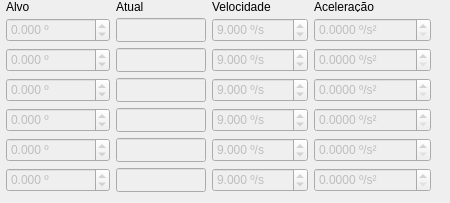
      <widget class="QWidget" name="tabAngulosDasJuntas">
       <attribute name="title">
        <string>Ângulos das juntas (graus)</string>
       </attribute>
       <widget class="QWidget" name="layoutWidget">
        <property name="geometry">
         <rect>
          <x>0</x>
          <y>1</y>
          <width>441</width>
          <height>193</height>
         </rect>
        </property>
        <layout class="QGridLayout" name="layoutPosAngulos">
         <property name="horizontalSpacing">
          <number>0</number>
         </property>
         <item row="0" column="0">
          <widget class="QLabel" name="lblAlvoAng">
           <property name="minimumSize">
            <size>
             <width>0</width>
             <height>11</height>
            </size>
           </property>
           <property name="maximumSize">
            <size>
             <width>16777215</width>
             <height>11</height>
            </size>
           </property>
           <property name="text">
            <string>Alvo</string>
           </property>
          </widget>
         </item>
         <item row="0" column="1">
          <widget class="QLabel" name="lblAtualAng">
           <property name="minimumSize">
            <size>
             <width>0</width>
             <height>11</height>
            </size>
           </property>
           <property name="maximumSize">
            <size>
             <width>16777215</width>
             <height>11</height>
            </size>
           </property>
           <property name="text">
            <string>Atual</string>
           </property>
          </widget>
         </item>
         <item row="0" column="2">
          <widget class="QLabel" name="lblVelocidadeAng">
           <property name="minimumSize">
            <size>
             <width>0</width>
             <height>11</height>
            </size>
           </property>
           <property name="maximumSize">
            <size>
             <width>16777215</width>
             <height>11</height>
            </size>
           </property>
           <property name="text">
            <string>Velocidade</string>
           </property>
          </widget>
         </item>
         <item row="0" column="3">
          <widget class="QLabel" name="lblAceleracaoAng">
           <property name="minimumSize">
            <size>
             <width>0</width>
             <height>11</height>
            </size>
           </property>
           <property name="maximumSize">
            <size>
             <width>16777215</width>
             <height>11</height>
            </size>
           </property>
           <property name="text">
            <string>Aceleração</string>
           </property>
          </widget>
         </item>
         <item row="1" column="0">
          <widget class="QDoubleSpinBox" name="spnJ0AlvoGraus">
           <property name="enabled">
            <bool>false</bool>
           </property>
           <property name="minimumSize">
            <size>
             <width>104</width>
             <height>24</height>
            </size>
           </property>
           <property name="maximumSize">
            <size>
             <width>104</width>
             <height>24</height>
            </size>
           </property>
           <property name="keyboardTracking">
            <bool>false</bool>
           </property>
           <property name="suffix">
            <string> º</string>
           </property>
           <property name="decimals">
            <number>3</number>
           </property>
           <property name="minimum">
            <double>-9999.000000000000000</double>
           </property>
           <property name="maximum">
            <double>9999.000000000000000</double>
           </property>
           <property name="singleStep">
            <double>0.000000000000000</double>
           </property>
          </widget>
         </item>
         <item row="1" column="1">
          <widget class="QLineEdit" name="edtJ0AtualGraus">
           <property name="enabled">
            <bool>false</bool>
           </property>
           <property name="sizePolicy">
            <sizepolicy hsizetype="Preferred" vsizetype="Fixed">
             <horstretch>0</horstretch>
             <verstretch>0</verstretch>
            </sizepolicy>
           </property>
           <property name="minimumSize">
            <size>
             <width>90</width>
             <height>24</height>
            </size>
           </property>
           <property name="maximumSize">
            <size>
             <width>90</width>
             <height>24</height>
            </size>
           </property>
           <property name="text">
            <string/>
           </property>
          </widget>
         </item>
         <item row="1" column="2">
          <widget class="QDoubleSpinBox" name="spnJ0VelGrausPorSeg">
           <property name="enabled">
            <bool>false</bool>
           </property>
           <property name="minimumSize">
            <size>
             <width>66</width>
             <height>24</height>
            </size>
           </property>
           <property name="maximumSize">
            <size>
             <width>96</width>
             <height>24</height>
            </size>
           </property>
           <property name="keyboardTracking">
            <bool>false</bool>
           </property>
           <property name="suffix">
            <string> º/s</string>
           </property>
           <property name="decimals">
            <number>3</number>
           </property>
           <property name="maximum">
            <double>9999.000000000000000</double>
           </property>
           <property name="singleStep">
            <double>0.000000000000000</double>
           </property>
           <property name="value">
            <double>9.000000000000000</double>
           </property>
          </widget>
         </item>
         <item row="1" column="3">
          <widget class="QDoubleSpinBox" name="spnJ0AclGrausPorSegQuad">
           <property name="enabled">
            <bool>false</bool>
           </property>
           <property name="minimumSize">
            <size>
             <width>117</width>
             <height>24</height>
            </size>
           </property>
           <property name="maximumSize">
            <size>
             <width>117</width>
             <height>24</height>
            </size>
           </property>
           <property name="keyboardTracking">
            <bool>false</bool>
           </property>
           <property name="suffix">
            <string> º/s²</string>
           </property>
           <property name="decimals">
            <number>4</number>
           </property>
           <property name="maximum">
            <double>9999.000000000000000</double>
           </property>
           <property name="singleStep">
            <double>0.000000000000000</double>
           </property>
          </widget>
         </item>
         <item row="2" column="0">
          <widget class="QDoubleSpinBox" name="spnJ1AlvoGraus">
           <property name="enabled">
            <bool>false</bool>
           </property>
           <property name="minimumSize">
            <size>
             <width>104</width>
             <height>24</height>
            </size>
           </property>
           <property name="maximumSize">
            <size>
             <width>104</width>
             <height>24</height>
            </size>
           </property>
           <property name="keyboardTracking">
            <bool>false</bool>
           </property>
           <property name="suffix">
            <string> º</string>
           </property>
           <property name="decimals">
            <number>3</number>
           </property>
           <property name="minimum">
            <double>-9999.000000000000000</double>
           </property>
           <property name="maximum">
            <double>9999.000000000000000</double>
           </property>
           <property name="singleStep">
            <double>0.000000000000000</double>
           </property>
          </widget>
         </item>
         <item row="2" column="1">
          <widget class="QLineEdit" name="edtJ1AtualGraus">
           <property name="enabled">
            <bool>false</bool>
           </property>
           <property name="sizePolicy">
            <sizepolicy hsizetype="Preferred" vsizetype="Fixed">
             <horstretch>0</horstretch>
             <verstretch>0</verstretch>
            </sizepolicy>
           </property>
           <property name="minimumSize">
            <size>
             <width>90</width>
             <height>24</height>
            </size>
           </property>
           <property name="maximumSize">
            <size>
             <width>90</width>
             <height>24</height>
            </size>
           </property>
           <property name="text">
            <string/>
           </property>
          </widget>
         </item>
         <item row="2" column="2">
          <widget class="QDoubleSpinBox" name="spnJ1VelGrausPorSeg">
           <property name="enabled">
            <bool>false</bool>
           </property>
           <property name="minimumSize">
            <size>
             <width>66</width>
             <height>24</height>
            </size>
           </property>
           <property name="maximumSize">
            <size>
             <width>96</width>
             <height>24</height>
            </size>
           </property>
           <property name="keyboardTracking">
            <bool>false</bool>
           </property>
           <property name="suffix">
            <string> º/s</string>
           </property>
           <property name="decimals">
            <number>3</number>
           </property>
           <property name="maximum">
            <double>9999.000000000000000</double>
           </property>
           <property name="singleStep">
            <double>0.000000000000000</double>
           </property>
           <property name="value">
            <double>9.000000000000000</double>
           </property>
          </widget>
         </item>
         <item row="2" column="3">
          <widget class="QDoubleSpinBox" name="spnJ1AclGrausPorSegQuad">
           <property name="enabled">
            <bool>false</bool>
           </property>
           <property name="minimumSize">
            <size>
             <width>117</width>
             <height>24</height>
            </size>
           </property>
           <property name="maximumSize">
            <size>
             <width>117</width>
             <height>24</height>
            </size>
           </property>
           <property name="keyboardTracking">
            <bool>false</bool>
           </property>
           <property name="suffix">
            <string> º/s²</string>
           </property>
           <property name="decimals">
            <number>4</number>
           </property>
           <property name="maximum">
            <double>9999.000000000000000</double>
           </property>
           <property name="singleStep">
            <double>0.000000000000000</double>
           </property>
          </widget>
         </item>
         <item row="3" column="0">
          <widget class="QDoubleSpinBox" name="spnJ2AlvoGraus">
           <property name="enabled">
            <bool>false</bool>
           </property>
           <property name="minimumSize">
            <size>
             <width>104</width>
             <height>24</height>
            </size>
           </property>
           <property name="maximumSize">
            <size>
             <width>104</width>
             <height>24</height>
            </size>
           </property>
           <property name="keyboardTracking">
            <bool>false</bool>
           </property>
           <property name="suffix">
            <string> º</string>
           </property>
           <property name="decimals">
            <number>3</number>
           </property>
           <property name="minimum">
            <double>-9999.000000000000000</double>
           </property>
           <property name="maximum">
            <double>9999.000000000000000</double>
           </property>
           <property name="singleStep">
            <double>0.000000000000000</double>
           </property>
           <property name="value">
            <double>0.000000000000000</double>
           </property>
          </widget>
         </item>
         <item row="3" column="1">
          <widget class="QLineEdit" name="edtJ2AtualGraus">
           <property name="enabled">
            <bool>false</bool>
           </property>
           <property name="sizePolicy">
            <sizepolicy hsizetype="Preferred" vsizetype="Fixed">
             <horstretch>0</horstretch>
             <verstretch>0</verstretch>
            </sizepolicy>
           </property>
           <property name="minimumSize">
            <size>
             <width>90</width>
             <height>24</height>
            </size>
           </property>
           <property name="maximumSize">
            <size>
             <width>90</width>
             <height>24</height>
            </size>
           </property>
           <property name="text">
            <string/>
           </property>
          </widget>
         </item>
         <item row="3" column="2">
          <widget class="QDoubleSpinBox" name="spnJ2VelGrausPorSeg">
           <property name="enabled">
            <bool>false</bool>
           </property>
           <property name="minimumSize">
            <size>
             <width>66</width>
             <height>24</height>
            </size>
           </property>
           <property name="maximumSize">
            <size>
             <width>96</width>
             <height>24</height>
            </size>
           </property>
           <property name="keyboardTracking">
            <bool>false</bool>
           </property>
           <property name="suffix">
            <string> º/s</string>
           </property>
           <property name="decimals">
            <number>3</number>
           </property>
           <property name="maximum">
            <double>9999.000000000000000</double>
           </property>
           <property name="singleStep">
            <double>0.000000000000000</double>
           </property>
           <property name="value">
            <double>9.000000000000000</double>
           </property>
          </widget>
         </item>
         <item row="3" column="3">
          <widget class="QDoubleSpinBox" name="spnJ2AclGrausPorSegQuad">
           <property name="enabled">
            <bool>false</bool>
           </property>
           <property name="minimumSize">
            <size>
             <width>117</width>
             <height>24</height>
            </size>
           </property>
           <property name="maximumSize">
            <size>
             <width>117</width>
             <height>24</height>
            </size>
           </property>
           <property name="keyboardTracking">
            <bool>false</bool>
           </property>
           <property name="suffix">
            <string> º/s²</string>
           </property>
           <property name="decimals">
            <number>4</number>
           </property>
           <property name="maximum">
            <double>9999.000000000000000</double>
           </property>
           <property name="singleStep">
            <double>0.000000000000000</double>
           </property>
          </widget>
         </item>
         <item row="4" column="0">
          <widget class="QDoubleSpinBox" name="spnJ3AlvoGraus">
           <property name="enabled">
            <bool>false</bool>
           </property>
           <property name="minimumSize">
            <size>
             <width>104</width>
             <height>24</height>
            </size>
           </property>
           <property name="maximumSize">
            <size>
             <width>104</width>
             <height>24</height>
            </size>
           </property>
           <property name="keyboardTracking">
            <bool>false</bool>
           </property>
           <property name="suffix">
            <string> º</string>
           </property>
           <property name="decimals">
            <number>3</number>
           </property>
           <property name="minimum">
            <double>-9999.000000000000000</double>
           </property>
           <property name="maximum">
            <double>9999.000000000000000</double>
           </property>
           <property name="singleStep">
            <double>0.000000000000000</double>
           </property>
          </widget>
         </item>
         <item row="4" column="1">
          <widget class="QLineEdit" name="edtJ3AtualGraus">
           <property name="enabled">
            <bool>false</bool>
           </property>
           <property name="sizePolicy">
            <sizepolicy hsizetype="Preferred" vsizetype="Fixed">
             <horstretch>0</horstretch>
             <verstretch>0</verstretch>
            </sizepolicy>
           </property>
           <property name="minimumSize">
            <size>
             <width>90</width>
             <height>24</height>
            </size>
           </property>
           <property name="maximumSize">
            <size>
             <width>90</width>
             <height>24</height>
            </size>
           </property>
           <property name="text">
            <string/>
           </property>
          </widget>
         </item>
         <item row="4" column="2">
          <widget class="QDoubleSpinBox" name="spnJ3VelGrausPorSeg">
           <property name="enabled">
            <bool>false</bool>
           </property>
           <property name="minimumSize">
            <size>
             <width>66</width>
             <height>24</height>
            </size>
           </property>
           <property name="maximumSize">
            <size>
             <width>96</width>
             <height>24</height>
            </size>
           </property>
           <property name="keyboardTracking">
            <bool>false</bool>
           </property>
           <property name="suffix">
            <string> º/s</string>
           </property>
           <property name="decimals">
            <number>3</number>
           </property>
           <property name="maximum">
            <double>9999.000000000000000</double>
           </property>
           <property name="singleStep">
            <double>0.000000000000000</double>
           </property>
           <property name="value">
            <double>9.000000000000000</double>
           </property>
          </widget>
         </item>
         <item row="4" column="3">
          <widget class="QDoubleSpinBox" name="spnJ3AclGrausPorSegQuad">
           <property name="enabled">
            <bool>false</bool>
           </property>
           <property name="minimumSize">
            <size>
             <width>117</width>
             <height>24</height>
            </size>
           </property>
           <property name="maximumSize">
            <size>
             <width>117</width>
             <height>24</height>
            </size>
           </property>
           <property name="keyboardTracking">
            <bool>false</bool>
           </property>
           <property name="suffix">
            <string> º/s²</string>
           </property>
           <property name="decimals">
            <number>4</number>
           </property>
           <property name="maximum">
            <double>9999.000000000000000</double>
           </property>
           <property name="singleStep">
            <double>0.000000000000000</double>
           </property>
          </widget>
         </item>
         <item row="5" column="0">
          <widget class="QDoubleSpinBox" name="spnJ4AlvoGraus">
           <property name="enabled">
            <bool>false</bool>
           </property>
           <property name="minimumSize">
            <size>
             <width>104</width>
             <height>24</height>
            </size>
           </property>
           <property name="maximumSize">
            <size>
             <width>104</width>
             <height>24</height>
            </size>
           </property>
           <property name="keyboardTracking">
            <bool>false</bool>
           </property>
           <property name="suffix">
            <string> º</string>
           </property>
           <property name="decimals">
            <number>3</number>
           </property>
           <property name="minimum">
            <double>-9999.000000000000000</double>
           </property>
           <property name="maximum">
            <double>9999.000000000000000</double>
           </property>
           <property name="singleStep">
            <double>0.000000000000000</double>
           </property>
          </widget>
         </item>
         <item row="5" column="1">
          <widget class="QLineEdit" name="edtJ4AtualGraus">
           <property name="enabled">
            <bool>false</bool>
           </property>
           <property name="sizePolicy">
            <sizepolicy hsizetype="Preferred" vsizetype="Fixed">
             <horstretch>0</horstretch>
             <verstretch>0</verstretch>
            </sizepolicy>
           </property>
           <property name="minimumSize">
            <size>
             <width>90</width>
             <height>24</height>
            </size>
           </property>
           <property name="maximumSize">
            <size>
             <width>90</width>
             <height>24</height>
            </size>
           </property>
           <property name="text">
            <string/>
           </property>
          </widget>
         </item>
         <item row="5" column="2">
          <widget class="QDoubleSpinBox" name="spnJ4VelGrausPorSeg">
           <property name="enabled">
            <bool>false</bool>
           </property>
           <property name="minimumSize">
            <size>
             <width>66</width>
             <height>24</height>
            </size>
           </property>
           <property name="maximumSize">
            <size>
             <width>96</width>
             <height>24</height>
            </size>
           </property>
           <property name="keyboardTracking">
            <bool>false</bool>
           </property>
           <property name="suffix">
            <string> º/s</string>
           </property>
           <property name="decimals">
            <number>3</number>
           </property>
           <property name="maximum">
            <double>9999.000000000000000</double>
           </property>
           <property name="singleStep">
            <double>0.000000000000000</double>
           </property>
           <property name="value">
            <double>9.000000000000000</double>
           </property>
          </widget>
         </item>
         <item row="5" column="3">
          <widget class="QDoubleSpinBox" name="spnJ4AclGrausPorSegQuad">
           <property name="enabled">
            <bool>false</bool>
           </property>
           <property name="minimumSize">
            <size>
             <width>117</width>
             <height>24</height>
            </size>
           </property>
           <property name="maximumSize">
            <size>
             <width>117</width>
             <height>24</height>
            </size>
           </property>
           <property name="keyboardTracking">
            <bool>false</bool>
           </property>
           <property name="suffix">
            <string> º/s²</string>
           </property>
           <property name="decimals">
            <number>4</number>
           </property>
           <property name="maximum">
            <double>9999.000000000000000</double>
           </property>
           <property name="singleStep">
            <double>0.000000000000000</double>
           </property>
          </widget>
         </item>
         <item row="6" column="0">
          <widget class="QDoubleSpinBox" name="spnGRAlvoGraus">
           <property name="enabled">
            <bool>false</bool>
           </property>
           <property name="minimumSize">
            <size>
             <width>104</width>
             <height>24</height>
            </size>
           </property>
           <property name="maximumSize">
            <size>
             <width>104</width>
             <height>24</height>
            </size>
           </property>
           <property name="keyboardTracking">
            <bool>false</bool>
           </property>
           <property name="suffix">
            <string> º</string>
           </property>
           <property name="decimals">
            <number>3</number>
           </property>
           <property name="minimum">
            <double>-9999.000000000000000</double>
           </property>
           <property name="maximum">
            <double>9999.000000000000000</double>
           </property>
           <property name="singleStep">
            <double>0.000000000000000</double>
           </property>
          </widget>
         </item>
         <item row="6" column="1">
          <widget class="QLineEdit" name="edtGRAtualGraus">
           <property name="enabled">
            <bool>false</bool>
           </property>
           <property name="sizePolicy">
            <sizepolicy hsizetype="Preferred" vsizetype="Fixed">
             <horstretch>0</horstretch>
             <verstretch>0</verstretch>
            </sizepolicy>
           </property>
           <property name="minimumSize">
            <size>
             <width>90</width>
             <height>24</height>
            </size>
           </property>
           <property name="maximumSize">
            <size>
             <width>90</width>
             <height>24</height>
            </size>
           </property>
           <property name="text">
            <string/>
           </property>
          </widget>
         </item>
         <item row="6" column="2">
          <widget class="QDoubleSpinBox" name="spnGRVelGrausPorSeg">
           <property name="enabled">
            <bool>false</bool>
           </property>
           <property name="minimumSize">
            <size>
             <width>66</width>
             <height>24</height>
            </size>
           </property>
           <property name="maximumSize">
            <size>
             <width>96</width>
             <height>24</height>
            </size>
           </property>
           <property name="keyboardTracking">
            <bool>false</bool>
           </property>
           <property name="suffix">
            <string> º/s</string>
           </property>
           <property name="decimals">
            <number>3</number>
           </property>
           <property name="maximum">
            <double>9999.000000000000000</double>
           </property>
           <property name="singleStep">
            <double>0.000000000000000</double>
           </property>
           <property name="value">
            <double>9.000000000000000</double>
           </property>
          </widget>
         </item>
         <item row="6" column="3">
          <widget class="QDoubleSpinBox" name="spnGRAclGrausPorSegQuad">
           <property name="enabled">
            <bool>false</bool>
           </property>
           <property name="minimumSize">
            <size>
             <width>117</width>
             <height>24</height>
            </size>
           </property>
           <property name="maximumSize">
            <size>
             <width>117</width>
             <height>24</height>
            </size>
           </property>
           <property name="keyboardTracking">
            <bool>false</bool>
           </property>
           <property name="suffix">
            <string> º/s²</string>
           </property>
           <property name="decimals">
            <number>4</number>
           </property>
           <property name="maximum">
            <double>9999.000000000000000</double>
           </property>
           <property name="singleStep">
            <double>0.000000000000000</double>
           </property>
          </widget>
         </item>
        </layout>
       </widget>
      </widget>
